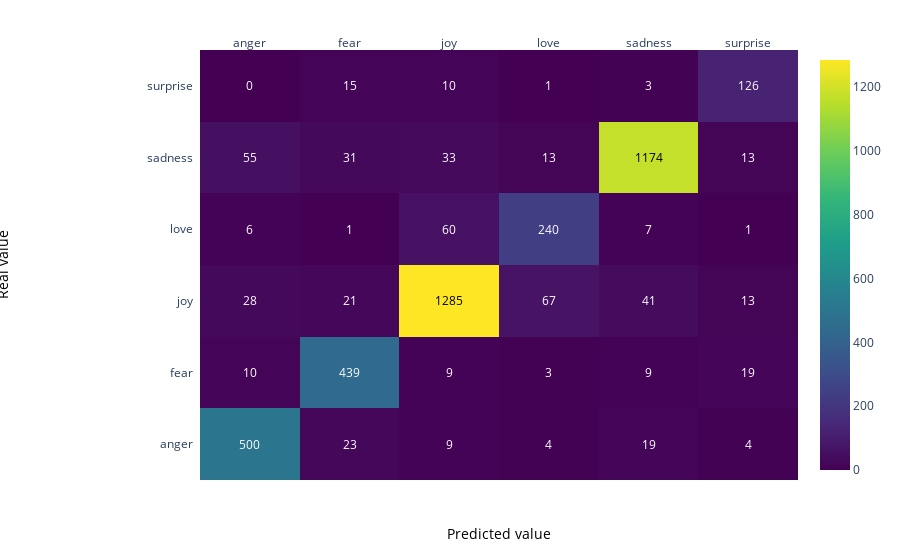

Notebook cell for this chart:
### Markdown cell above
### Matrice de confusion données de validation

### Code cell
z = confusion_matrix(y_pred, y_val)

x = list(np.unique(df.Emotion))
y =  list(np.unique(df.Emotion))

# change each element of z to type string for annotations
z_text = [[str(y) for y in x] for x in z]

# set up figure 
fig = ff.create_annotated_heatmap(z, x=x, y=y, annotation_text=z_text, colorscale='Viridis')

# add custom xaxis title
fig.add_annotation(dict(font=dict(color="black",size=14),
                        x=0.5,
                        y=-0.15,
                        showarrow=False,
                        text="Predicted value",
                        xref="paper",
                        yref="paper"))

# add custom yaxis title
fig.add_annotation(dict(font=dict(color="black",size=14),
                        x=-0.35,
                        y=0.5,
                        showarrow=False,
                        text="Real value",
                        textangle=-90,
                        xref="paper",
                        yref="paper"))

# adjust margins to make room for yaxis title
fig.update_layout(margin=dict(t=50, l=200))

# add colorbar
fig['data'][0]['showscale'] = True
fig.show()

### Figure 1 — Plotly figure (JSON) as saved in the notebook; plotly's stock layout.template omitted (floating-point values rounded to 4 significant figures)
{"data": [{"colorscale": [[0, "#440154"], [0.1111, "#482878"], [0.2222, "#3e4989"], [0.3333, "#31688e"], [0.4444, "#26828e"], [0.5556, "#1f9e89"], [0.6667, "#35b779"], [0.7778, "#6ece58"], [0.8889, "#b5de2b"], [1, "#fde725"]], "reversescale": false, "showscale": true, "type": "heatmap", "x": ["anger", "fear", "joy", "love", "sadness", "surprise"], "y": ["anger", "fear", "joy", "love", "sadness", "surprise"], "z": [[500, 23, 9, 4, 19, 4], [10, 439, 9, 3, 9, 19], [28, 21, 1285, 67, 41, 13], [6, 1, 60, 240, 7, 1], [55, 31, 33, 13, 1174, 13], [0, 15, 10, 1, 3, 126]]}], "layout": {"annotations": [{"font": {"color": "#FFFFFF"}, "showarrow": false, "text": "500", "x": "anger", "xref": "x", "y": "anger", "yref": "y"}, {"font": {"color": "#FFFFFF"}, "showarrow": false, "text": "23", "x": "fear", "xref": "x", "y": "anger", "yref": "y"}, {"font": {"color": "#FFFFFF"}, "showarrow": false, "text": "9", "x": "joy", "xref": "x", "y": "anger", "yref": "y"}, {"font": {"color": "#FFFFFF"}, "showarrow": false, "text": "4", "x": "love", "xref": "x", "y": "anger", "yref": "y"}, {"font": {"color": "#FFFFFF"}, "showarrow": false, "text": "19", "x": "sadness", "xref": "x", "y": "anger", "yref": "y"}, {"font": {"color": "#FFFFFF"}, "showarrow": false, "text": "4", "x": "surprise", "xref": "x", "y": "anger", "yref": "y"}, {"font": {"color": "#FFFFFF"}, "showarrow": false, "text": "10", "x": "anger", "xref": "x", "y": "fear", "yref": "y"}, {"font": {"color": "#FFFFFF"}, "showarrow": false, "text": "439", "x": "fear", "xref": "x", "y": "fear", "yref": "y"}, {"font": {"color": "#FFFFFF"}, "showarrow": false, "text": "9", "x": "joy", "xref": "x", "y": "fear", "yref": "y"}, {"font": {"color": "#FFFFFF"}, "showarrow": false, "text": "3", "x": "love", "xref": "x", "y": "fear", "yref": "y"}, {"font": {"color": "#FFFFFF"}, "showarrow": false, "text": "9", "x": "sadness", "xref": "x", "y": "fear", "yref": "y"}, {"font": {"color": "#FFFFFF"}, "showarrow": false, "text": "19", "x": "surprise", "xref": "x", "y": "fear", "yref": "y"}, {"font": {"color": "#FFFFFF"}, "showarrow": false, "text": "28", "x": "anger", "xref": "x", "y": "joy", "yref": "y"}, {"font": {"color": "#FFFFFF"}, "showarrow": false, "text": "21", "x": "fear", "xref": "x", "y": "joy", "yref": "y"}, {"font": {"color": "#000000"}, "showarrow": false, "text": "1285", "x": "joy", "xref": "x", "y": "joy", "yref": "y"}, {"font": {"color": "#FFFFFF"}, "showarrow": false, "text": "67", "x": "love", "xref": "x", "y": "joy", "yref": "y"}, {"font": {"color": "#FFFFFF"}, "showarrow": false, "text": "41", "x": "sadness", "xref": "x", "y": "joy", "yref": "y"}, {"font": {"color": "#FFFFFF"}, "showarrow": false, "text": "13", "x": "surprise", "xref": "x", "y": "joy", "yref": "y"}, {"font": {"color": "#FFFFFF"}, "showarrow": false, "text": "6", "x": "anger", "xref": "x", "y": "love", "yref": "y"}, {"font": {"color": "#FFFFFF"}, "showarrow": false, "text": "1", "x": "fear", "xref": "x", "y": "love", "yref": "y"}, {"font": {"color": "#FFFFFF"}, "showarrow": false, "text": "60", "x": "joy", "xref": "x", "y": "love", "yref": "y"}, {"font": {"color": "#FFFFFF"}, "showarrow": false, "text": "240", "x": "love", "xref": "x", "y": "love", "yref": "y"}, {"font": {"color": "#FFFFFF"}, "showarrow": false, "text": "7", "x": "sadness", "xref": "x", "y": "love", "yref": "y"}, {"font": {"color": "#FFFFFF"}, "showarrow": false, "text": "1", "x": "surprise", "xref": "x", "y": "love", "yref": "y"}, {"font": {"color": "#FFFFFF"}, "showarrow": false, "text": "55", "x": "anger", "xref": "x", "y": "sadness", "yref": "y"}, {"font": {"color": "#FFFFFF"}, "showarrow": false, "text": "31", "x": "fear", "xref": "x", "y": "sadness", "yref": "y"}, {"font": {"color": "#FFFFFF"}, "showarrow": false, "text": "33", "x": "joy", "xref": "x", "y": "sadness", "yref": "y"}, {"font": {"color": "#FFFFFF"}, "showarrow": false, "text": "13", "x": "love", "xref": "x", "y": "sadness", "yref": "y"}, {"font": {"color": "#000000"}, "showarrow": false, "text": "1174", "x": "sadness", "xref": "x", "y": "sadness", "yref": "y"}, {"font": {"color": "#FFFFFF"}, "showarrow": false, "text": "13", "x": "surprise", "xref": "x", "y": "sadness", "yref": "y"}, {"font": {"color": "#FFFFFF"}, "showarrow": false, "text": "0", "x": "anger", "xref": "x", "y": "surprise", "yref": "y"}, {"font": {"color": "#FFFFFF"}, "showarrow": false, "text": "15", "x": "fear", "xref": "x", "y": "surprise", "yref": "y"}, {"font": {"color": "#FFFFFF"}, "showarrow": false, "text": "10", "x": "joy", "xref": "x", "y": "surprise", "yref": "y"}, {"font": {"color": "#FFFFFF"}, "showarrow": false, "text": "1", "x": "love", "xref": "x", "y": "surprise", "yref": "y"}, {"font": {"color": "#FFFFFF"}, "showarrow": false, "text": "3", "x": "sadness", "xref": "x", "y": "surprise", "yref": "y"}, {"font": {"color": "#FFFFFF"}, "showarrow": false, "text": "126", "x": "surprise", "xref": "x", "y": "surprise", "yref": "y"}, {"font": {"color": "black", "size": 14}, "showarrow": false, "text": "Predicted value", "x": 0.5, "xref": "paper", "y": -0.15, "yref": "paper"}, {"font": {"color": "black", "size": 14}, "showarrow": false, "text": "Real value", "textangle": -90, "x": -0.35, "xref": "paper", "y": 0.5, "yref": "paper"}], "margin": {"l": 200, "t": 50}, "xaxis": {"dtick": 1, "gridcolor": "rgb(0, 0, 0)", "side": "top", "ticks": ""}, "yaxis": {"dtick": 1, "ticks": "", "ticksuffix": "  "}}}
